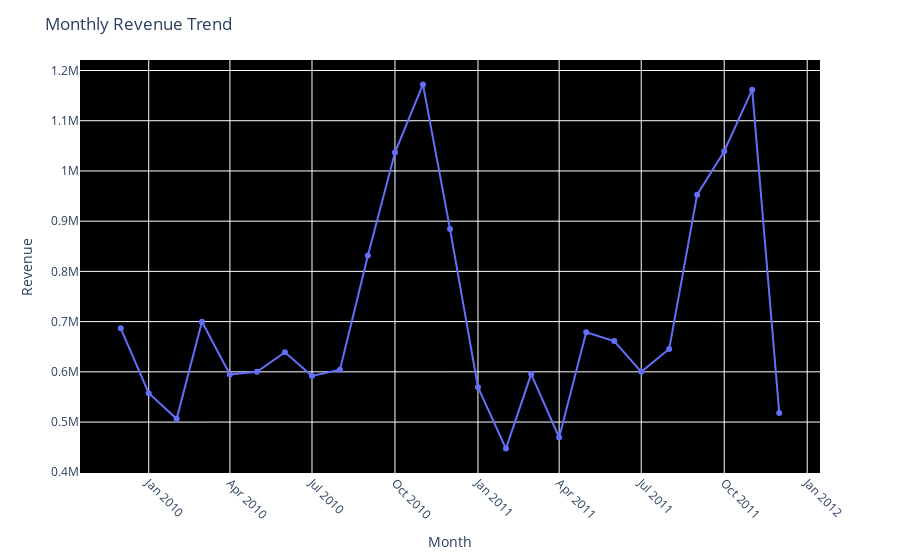

Notebook code cell kept with this figure:
### Code cell
fig = px.line(monthly_rev,
              x='Month', y='Revenue',
              markers=True)

fig.update_layout(xaxis_title="Month", yaxis_title="Revenue",
                  xaxis_tickangle=45, title='Monthly Revenue Trend',
                  plot_bgcolor='black')

# update_layout changes how the overall chart looks like

fig.show()

### Figure 1 — Plotly figure (JSON) as saved in the notebook; plotly's stock layout.template omitted (floating-point values rounded to 4 significant figures)
{"data": [{"hovertemplate": "Month=%{x}<br>Revenue=%{y}<extra></extra>", "legendgroup": "", "line": {"color": "#636efa", "dash": "solid"}, "marker": {"symbol": "circle"}, "mode": "lines+markers", "name": "", "orientation": "v", "showlegend": false, "type": "scatter", "x": ["2009-12", "2010-01", "2010-02", "2010-03", "2010-04", "2010-05", "2010-06", "2010-07", "2010-08", "2010-09", "2010-10", "2010-11", "2010-12", "2011-01", "2011-02", "2011-03", "2011-04", "2011-05", "2011-06", "2011-07", "2011-08", "2011-09", "2011-10", "2011-11", "2011-12"], "xaxis": "x", "y": [686700.0, 557300.0, 506400.0, 699600.0, 594600.0, 600000.0, 639100.0, 591600.0, 604200.0, 831600.0, 1037000.0, 1172000.0, 884600.0, 569400.0, 447100.0, 595500.0, 469200.0, 678600.0, 661200.0, 600100.0, 645300.0, 952800.0, 1039000.0, 1162000.0, 518200.0], "yaxis": "y"}], "layout": {"legend": {"tracegroupgap": 0}, "margin": {"t": 60}, "plot_bgcolor": "black", "title": {"text": "Monthly Revenue Trend"}, "xaxis": {"anchor": "y", "domain": [0, 1], "tickangle": 45, "title": {"text": "Month"}}, "yaxis": {"anchor": "x", "domain": [0, 1], "title": {"text": "Revenue"}}}}
